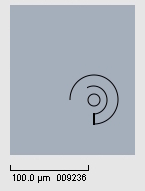
#> input picture data/example.jpg, 145 x 191 px, found by its file name
$ python one_image.py
#> lines starting #> are read from the running program, lines starting #| are printed output that depends on the picture; after the words box and inside, x2 and y2 are one past the last pixel; in counts of white or black regions, pixels touching at a corner belong together
import cv2
import numpy as np
import pandas as pd
import math
from PIL import Image
from skimage.morphology import skeletonize
import matplotlib.pyplot as plt

# Liste globale d’images à afficher
image_log = []

def log_image(title, img, cmap=None, xlabel=None, ylabel=None, show_ticks=False):
    image_log.append((title, img, cmap, xlabel, ylabel, show_ticks))

def get_scale(image: np.ndarray) -> float:
    image_gray = cv2.cvtColor(image, cv2.COLOR_BGR2GRAY)
    _, th = cv2.threshold(image_gray, 0, 255, cv2.THRESH_BINARY + cv2.THRESH_OTSU)
    thresholds = cv2.bitwise_not(th)
    contours, _ = cv2.findContours(thresholds, cv2.RETR_TREE, cv2.CHAIN_APPROX_SIMPLE)
    for i in range(len(contours)):
        x, y, w, h = cv2.boundingRect(contours[i])
        if w / h > 5:
            return 100 / w

# [40 lines left out: function show_all_images, not called in this run]

def get_theoretical_length_1(image):
    #log_image("Original image", image)
    gray = cv2.cvtColor(image, cv2.COLOR_BGR2GRAY)
    #log_image("Greyscale image", gray)

    _, th = cv2.threshold(gray, 0, 255, cv2.THRESH_BINARY + cv2.THRESH_OTSU)
    #log_image("Thresholded image", th)

    inv = cv2.bitwise_not(th)
    #log_image("Reverse thresholded image", inv)

    contours, _ = cv2.findContours(inv, cv2.RETR_TREE, cv2.CHAIN_APPROX_SIMPLE)
    maxc = max(contours, key=cv2.contourArea)

    contour_img = cv2.cvtColor(inv.copy(), cv2.COLOR_GRAY2BGR)
    cv2.drawContours(contour_img, contours, -1, (0, 255, 0), 1)
    #log_image("Inverted threshold with contours", contour_img)

    scale = get_scale(image)

    total = sum(np.linalg.norm(maxc[i] - maxc[i + 1]) for i in range(len(maxc) - 1))
    return total * scale / 2

def get_theoretical_length_2(image: np.ndarray, center=(93, 100), csv_path='data/pixels_par_rayon.csv') -> float:
    def recup_frame(img_src):
        img_gray = cv2.cvtColor(img_src, cv2.COLOR_BGR2GRAY)
        _, mask = cv2.threshold(img_gray, 229, 255, cv2.THRESH_BINARY)
        kernel = np.ones((5, 5), np.uint8)
        mask_closed = cv2.morphologyEx(mask, cv2.MORPH_CLOSE, kernel)
        mask_opened = cv2.morphologyEx(mask_closed, cv2.MORPH_OPEN, kernel)
        result = cv2.bitwise_and(img_src, img_src, mask=mask_opened)
        #log_image("Extraction of the frame", result)
        return result

    image_copy = image.copy()
    cv2.circle(image_copy, (center[0], center[1]), radius=1, color=(0, 0, 255), thickness=-1)  # BGR: rouge
    cv2.cvtColor(image_copy, cv2.COLOR_BGR2GRAY)
    log_image("Original image with centre in evidence", cv2.cvtColor(image_copy, cv2.COLOR_BGR2GRAY))

    scale = get_scale(image)

    difference = cv2.subtract(image, recup_frame(image))

    specific_color = np.array([187, 175, 165], dtype=np.uint8)
    black_mask = np.all(difference == [0, 0, 0], axis=-1)
    image[black_mask] = specific_color
    #log_image("Original image without frame", image)


    def uncoilling(image: np.ndarray, center, specific_color) -> np.ndarray:
        h, w = image.shape[:2]
        maxl = int(math.hypot(w, h))
        unrolled = np.full((360, maxl, 3), fill_value=specific_color, dtype=np.uint8)

        # 2. Masque binaire à 45°
        m_diag = np.zeros((h, w), np.uint8)
        angle_diag = 45
        r_diag = math.radians(angle_diag)
        ex_diag = int(center[0] + maxl * math.cos(r_diag))
        ey_diag = int(center[1] - maxl * math.sin(r_diag))
        cv2.line(m_diag, center, (ex_diag, ey_diag), color=255, thickness=1)
        #log_image("2. Binary mask for angle 45°", m_diag, cmap="gray")

        # 4–7. Extraction à 0°, 90°, 180°, 270° (affichage horizontal)
        selected_angles = [0, 90, 180, 270]
        for ang in range(360):
            m = np.zeros((h, w), np.uint8)
            r = math.radians(ang)
            ex = int(center[0] + maxl * math.cos(r))
            ey = int(center[1] - maxl * math.sin(r))
            cv2.line(m, center, (ex, ey), color=255, thickness=1)

            ys, xs = np.where(m)
            dists = (xs - center[0])**2 + (ys - center[1])**2
            sorted_indices = np.argsort(dists)
            for xp, idx in enumerate(sorted_indices[:maxl]):
                x, y = xs[idx], ys[idx]
                unrolled[ang, xp] = image[y, x]

            if ang in selected_angles:
                line_image = unrolled[ang][:, np.newaxis, :]     # shape (L, 1, 3)
                line_image_h = np.transpose(line_image, (1, 0, 2))  # shape (1, L, 3)
                #log_image(f"{4 + selected_angles.index(ang)}. Unrolled line at {ang}°", line_image_h)

        # 8. Image finale
        #log_image("8. Final unrolled image", unrolled)

        return unrolled


    unrolled = uncoilling(image, center, specific_color)
    log_image(
        "Original image without frame and unrolled",
        unrolled,
        xlabel="Radial distance R (pixels)",
        ylabel="Angular position θ (degrees)",
        show_ticks=True
    )

    gi = cv2.cvtColor(unrolled, cv2.COLOR_BGR2GRAY)
    _, bin1 = cv2.threshold(gi, 127, 255, cv2.THRESH_BINARY_INV)
    kernel = np.ones((2, 2), np.uint8)
    clean1 = cv2.morphologyEx(bin1, cv2.MORPH_CLOSE, kernel)
    sk1 = (skeletonize(clean1 // 255).astype(np.uint8) * 255)
    log_image("Unrolled and skeletonised image", sk1)

    def fixing(sk1):
        dfpr = pd.read_csv(csv_path)
        def ppr(r):
            rr = dfpr[dfpr['Rayon'] == r]
            return int(rr['Pixels Utilisés'].values[0]) if not rr.empty else None

        h1, w1 = sk1.shape[:2]
        new_h = ppr(w1)
        if new_h is None:
            return 0.0

        corr = np.full((new_h, w1), fill_value=0, dtype=sk1.dtype)

        # 1. Image d'origine (sk1)
        #log_image("1. Input image (sk1)", sk1)

        # Pour visualiser la taille cible ppr(x) pour certaines colonnes sélectionnées
        selected_cols = np.linspace(0, w1 - 1, min(6, w1), dtype=int)  # max 6 cols pour log, pour total max 8 images

        for x in range(w1):
            col = sk1[:, x:x+1]

            nh = ppr(x)
            if nh is None:
                continue
            rs = cv2.resize(col, (1, nh), interpolation=cv2.INTER_NEAREST)
            ys = (new_h - nh) // 2
            corr[ys:ys+nh, x] = rs[:, 0]

            # Log images pour colonnes sélectionnées seulement
            if x in selected_cols:
                # Visualiser la colonne redimensionnée (centrée verticalement dans une image pleine hauteur)
                vis_col = np.zeros((new_h, 1), dtype=sk1.dtype)
                vis_col[ys:ys+nh, 0] = rs[:, 0]
                # Étendre en largeur pour visualisation plus claire (ex: facteur 10)
                vis_col_wide = np.repeat(vis_col, 10, axis=1)
                #log_image(f"Resized column {x}", vis_col_wide, cmap='gray')

        # 2. Image corrigée finale (corr)
        log_image("Corrected image", corr, cmap='gray')

        wp_corr = np.sum(corr == 255)
        return wp_corr


    wp_corr = fixing(sk1)

    real_corr = wp_corr * scale
    return real_corr

# === Paramètres ===
image_path = "data/example.jpg"
real_length = 0
center_x, center_y = 93, 99

# === Traitement ===
image = np.array(Image.open(image_path).convert("RGB"))
#> image is the input picture: shape (191, 145, 3); mean R, G, B 182.5, 189.1, 197.3
t1 = get_theoretical_length_1(image.copy())
#> in get_theoretical_length_1, `_, th = cv2.threshold(gray, 0, 255, cv2.THRESH_BINARY + cv2.THRESH_OTSU)`:
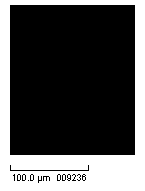
#> th: shape (191, 145); 31.4% white; 1 white region, box (x1, y1, x2, y2) and area: (0, 0, 145, 191) 8687
#> in get_theoretical_length_1, `inv = cv2.bitwise_not(th)`: inv: shape (191, 145); 68.6% white; 1 black region
#> in get_theoretical_length_1, `contours, _ = cv2.findContours(inv, cv2.RETR_TREE, cv2.CHAIN_APPROX_SI..`: contours = 24 contours, 23 with area under 20; largest, box (x1, y1, x2, y2) and area: (10, 5, 135, 155) 18476
#> in get_theoretical_length_1, `maxc = max(contours, key=cv2.contourArea)`: maxc = [[10, 5], [10, 154], [134, 154], [134, 5]]
#> in get_theoretical_length_1, `contour_img = cv2.cvtColor(inv.copy(), cv2.COLOR_GRAY2BGR)`: contour_img: shape (191, 145, 3); 68.6% white; 1 black region
#> in get_theoretical_length_1, `cv2.drawContours(contour_img, contours, -1, (0, 255, 0), 1)`:
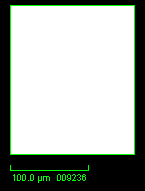
#> contour_img: shape (191, 145, 3); mean B, G, R 167.6, 175, 167.6
#> the loop in get_scale, `for i in range(len(contours)):` made 23 passes
#> (x, y, w, h) on passes 1 to 12: (28, 180, 1, 1), (43, 176, 7, 5), (38, 176, 4, 7), (82, 174, 4, 7), (82, 176, 4, 5), (82, 174, 4, 3), (77, 174, 4, 7), (72, 174, 4, 7), (67, 174, 4, 7), (67, 178, 4, 3), (67, 174, 4, 5), (62, 174, 4, 7)
#> in get_theoretical_length_1, `scale = get_scale(image)`: scale = 1.27
#> in get_theoretical_length_1, `total = sum(np.linalg.norm(maxc[i] - maxc[i + 1]) for i in range(len(m..`: total = 422
#> t1 = 267.1
t2 = get_theoretical_length_2(image.copy(), center=(center_x, center_y))
#> in get_theoretical_length_2, `cv2.circle(image_copy, (center[0], center[1]), radius=1, color=(0, 0, ..`: image_copy: shape (191, 145, 3); 0.02% of pixels changed, all inside (x1, y1, x2, y2) = (92, 98, 95, 101)
#> in get_theoretical_length_2, `scale = get_scale(image)`: scale = 1.27
#> in recup_frame, `_, mask = cv2.threshold(img_gray, 229, 255, cv2.THRESH_BINARY)`: mask: shape (191, 145); 31% white; 1 white region, box (x1, y1, x2, y2) and area: (0, 0, 145, 191) 8578
#> in recup_frame, `mask_closed = cv2.morphologyEx(mask, cv2.MORPH_CLOSE, kernel)`: mask_closed: shape (191, 145); 32.3% white; 1 white region, box (x1, y1, x2, y2) and area: (0, 0, 145, 191) 8945
#> in get_theoretical_length_2, `difference = cv2.subtract(image, recup_frame(image))`:
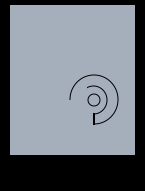
#> difference: shape (191, 145, 3); mean R, G, B 110.4, 117, 125.1
#> in get_theoretical_length_2, `black_mask = np.all(difference == [0, 0, 0], axis=-1)`: black_mask: shape (191, 145) bool; 32.3% white; 3 white regions (2 under 20 px), largest, box (x1, y1, x2, y2) and area: (0, 0, 145, 191) 8945
#> in get_theoretical_length_2, `image[black_mask] = specific_color`:
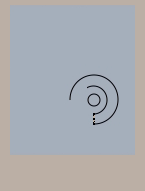
#> image: shape (191, 145, 3); mean R, G, B 170.9, 173.6, 178.4
#> in uncoilling, `cv2.line(m_diag, center, (ex_diag, ey_diag), color=255, thickness=1)`: m_diag: shape (191, 145); 0.19% white in thin lines or dots, all inside (x1, y1, x2, y2) = (93, 48, 145, 100)
#> after the loop in uncoilling, `for ang in range(360):`:
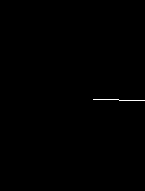
#> m: shape (191, 145); 0.19% white in thin lines or dots, all inside (x1, y1, x2, y2) = (93, 99, 145, 101)
#> after the loop in uncoilling, `for ang in range(360):`:
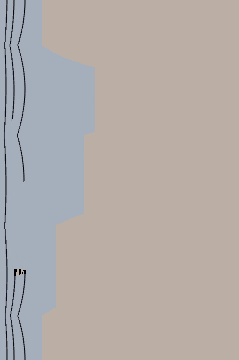
#> unrolled: shape (360, 239, 3); mean R, G, B 179.4, 173.3, 169.4
#> in get_theoretical_length_2, `_, bin1 = cv2.threshold(gi, 127, 255, cv2.THRESH_BINARY_INV)`: bin1: shape (360, 239); 1.4% white in thin lines or dots, all inside (x1, y1, x2, y2) = (4, 0, 26, 360)
#> in get_theoretical_length_2, `clean1 = cv2.morphologyEx(bin1, cv2.MORPH_CLOSE, kernel)`: clean1: shape (360, 239); 1.4% white in thin lines or dots, all inside (x1, y1, x2, y2) = (5, 0, 27, 360)
#> in get_theoretical_length_2, `sk1 = (skeletonize(clean1 // 255).astype(np.uint8) * 255)`:
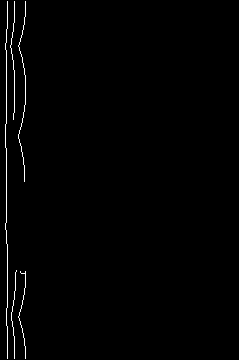
#> sk1: shape (360, 239); 0.98% white in thin lines or dots, all inside (x1, y1, x2, y2) = (5, 1, 26, 359)
#> (the run stopped early here; a loop or call above may not have finished)
